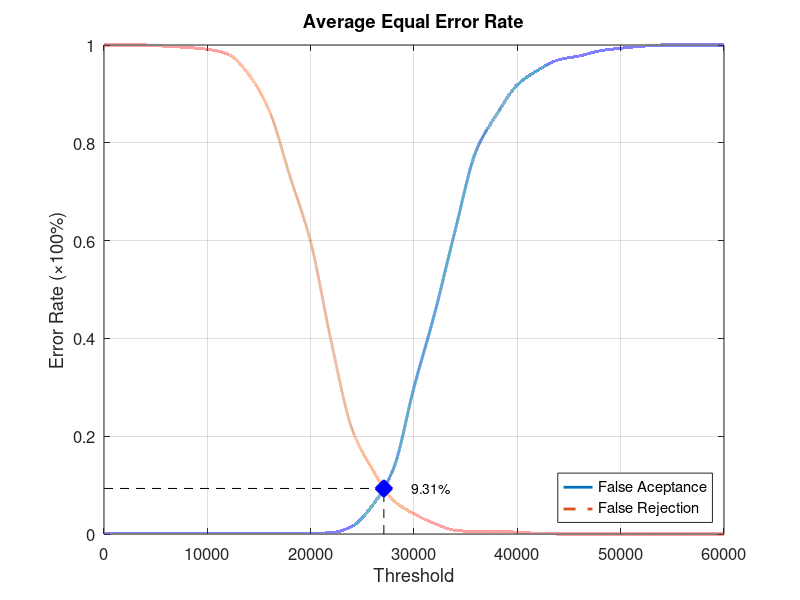
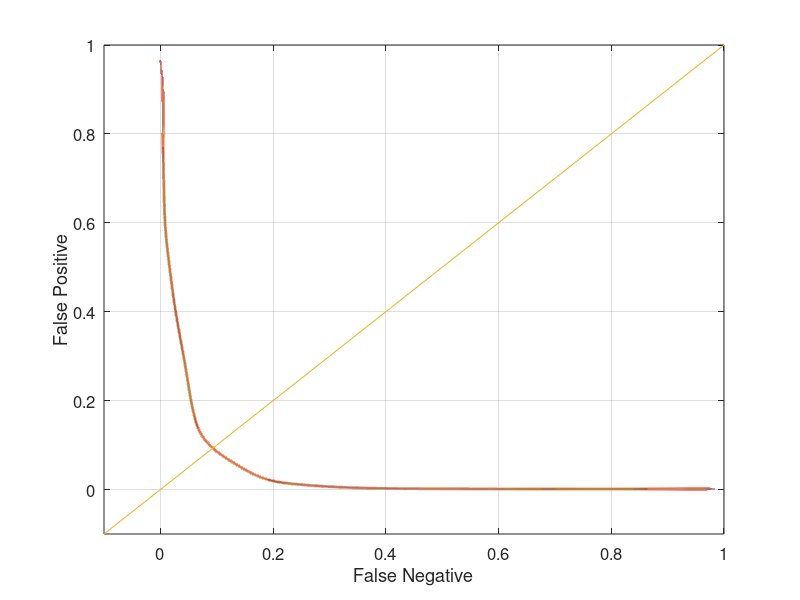

Write the MATLAB code that produced these figures, in order.
function yEER = Experiment3Average
close all;
clear;
clc;
x = 0:2000:60000;
xq = 0:0.5:60000;

y0 = [0 0.00131579 0.00131579 0.00131579 0.00131579 0.00131579 0.00131579 0.00131579 0.00131579 0.00131579 0.00131579 0.00263158 0.0157895 0.0592105 0.132895 0.3 0.451316 0.622368 0.782895 0.857895 0.918421 0.948684 0.969737 0.977632 0.988158 0.993421 0.997368 1 1 1 1];
yy0 = interp1(x, y0, xq, 'pchip');
y1 = [1 1 1 0.9975 0.995 0.99125 0.98125 0.94 0.865 0.73125 0.5975 0.3925 0.215 0.13125 0.06875 0.04125 0.02125 0.0075 0.005 0.005 0.00375 0.00125 0 0 0 0 0 0 0 0 0];
yy1 = interp1(x, y1, xq, 'pchip');

% Calculating EER: 
y2 = abs(y0 - y1);
find(y2 == min(y2))
yy2 = abs(yy0 - yy1);
xEER = find(yy2 == min(yy2));
xEERIndex = xq(xEER) % X-axis EER
yEER = yy0(xEER) % Y-axis EER

main = figure
plot(xq, yy0,'-','LineWidth', 2);	hold on
plot(xq, yy1,'--','LineWidth', 2);	hold on
plot([xEERIndex xEERIndex], [0 yEER], 'k--');	hold on
plot([0 xEERIndex], [yEER yEER], 'k--');	hold on
plot(xEERIndex, yEER, 'bx', 'LineWidth', 10);	hold on
text(xEERIndex + 10 * xEERIndex / 100, yEER, [num2str(round((10000 * yEER)) / 100) '%'])
legend('False Aceptance', 'False Rejection', 'Location', 'SouthEast')
xlabel('Threshold')
ylabel('Error Rate (\times100%)')
title('Average Equal Error Rate')
set(gca, 'FontSize', 12)
axis([0 60000 0 1])
grid on

print(main, 'Experiment3AverageMain', '-dpng');
FNRxFPR = figure('Color', [1 1 1]);
plot(yy1, yy0, '-', yy1, yy0, 'LineWidth', 2);
hold on
y = -0.1:0.1:1
plot(y, y); 
set(gca, 'FontSize', 12)
xlabel('False Negative')
ylabel('False Positive')
axis([-0.1 1 -0.1 1])
set(gca, 'FontSize', 12)
grid on

print(FNRxFPR, 'Experiment3AverageFNRxFPR','-dpng');
end
